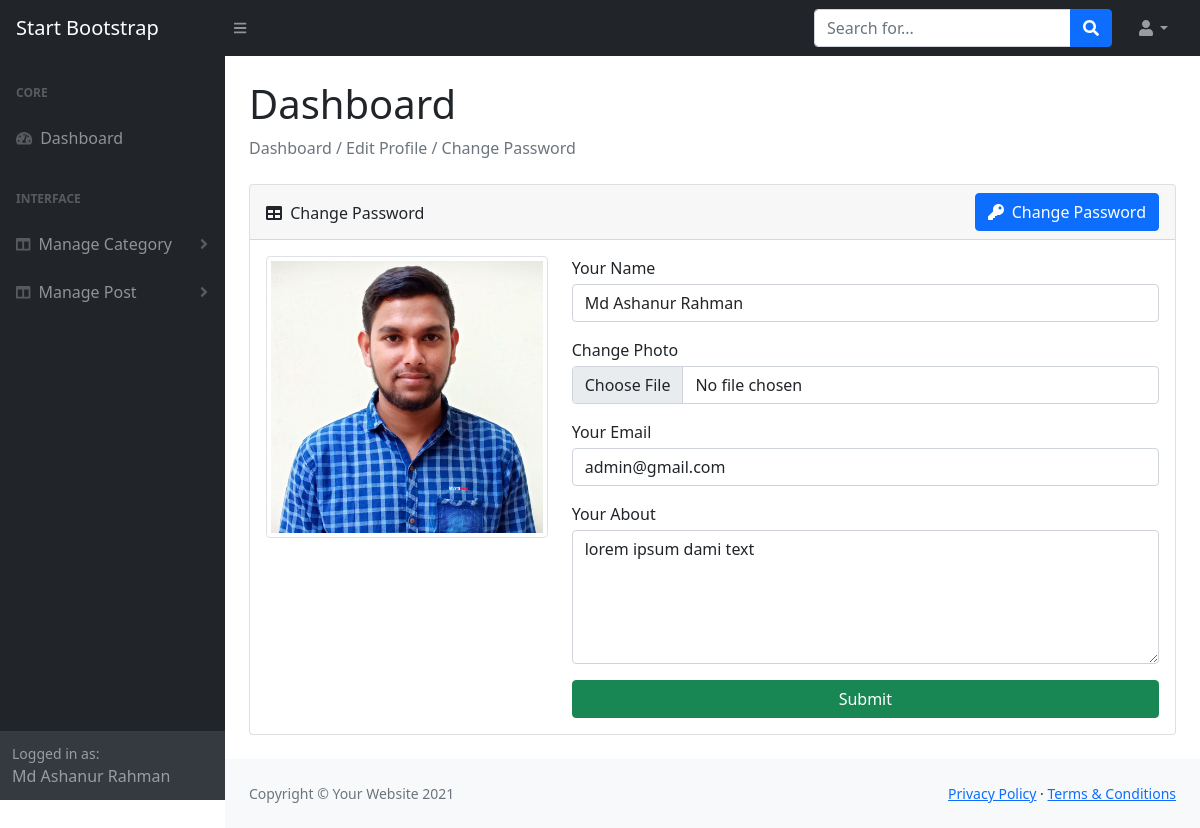
The app's page /oop/blog/admin/edit_profile.php (signed in) with its own data.
### tables this page shows
CREATE TABLE `user` (
  `user_id` int(11) NOT NULL,
  `user_name` varchar(70) NOT NULL,
  `user_email` varchar(50) NOT NULL,
  `user_password` varchar(255) NOT NULL,
  `user_about` longtext NOT NULL,
  `user_photo` varchar(80) NOT NULL,
  `created_at` datetime NOT NULL DEFAULT current_timestamp()
);

### oop/blog/admin/main.php (called while the page is built, shortened)
<?php
class Main{
    protected $host = 'localhost';
    protected $user = 'root';
    protected $pass = '';
    protected $db = 'blog';
    protected $con;
    public function __construct(){
        $this->con = new mysqli($this->host,$this->user,$this->pass,$this->db);
    }
    public function profile_retrive($id){
        $this->sql = "SELECT * FROM `user` WHERE user_id  = '$id'";
        $this->result = $this->con->query($this->sql);
        if($this->result == true){
            return $this->result;
        }else{
            return false;
        }
    }
}
?>

### oop/blog/admin/edit_profile.php (the view, shortened to what this page needs)
<?php
    include 'header.php';
    $id = $_SESSION['id'];
    $profile_data = $obj->profile_retrive($id);
    if($profile_data->num_rows>0){
        while($row = $profile_data->fetch_object()){
            $name = $row->user_name;
            $photo = $row->user_photo;
            $email = $row->user_email;
            $about = $row->user_about;
        }
    }
?>
    <div id="layoutSidenav_content">
        <main>
            <div class="container-fluid px-4">
                <h1 class="mt-4">Dashboard</h1>
                <ol class="breadcrumb mb-4">
                    <li class="breadcrumb-item active">Dashboard / Edit Profile / Change Password</li>
                </ol>
                <div class="card mb-4">
                    <div class="card-header d-flex justify-content-between">
                        <div class="mt-2">
                            <i class="fas fa-table me-1"></i>
                            Change Password
                        </div>
                        <div>
                            <a href="change_pass.php" class="btn btn-primary"><i class="fas fa-key me-1"></i> Change Password</a>
                        </div>
                    </div>
                    <div class="card-body">
                        <form action="update_profile.php" method="POST" id="profile" enctype="multipart/form-data">
                        <div class="row">
                            <div id="test-img" class="col-md-4 text-center">
                                <?php
                                if(!empty($photo)){
                                    ?>
                                        <img class="img-fluid img-thumbnail" src="<?php echo 'uploads/'.$photo; ?>" alt="">
                                    <?php
                                }else{
                                    ?>
                                    <img class="img-fluid img-thumbnail" src="img/profile.jpg" alt="">
                                    <?php
                                } ?>
                            </div>
                            <div class="col-md-8">
                                <label for="name">Your Name</label>
                                <input type="text" class="form-control mb-3 mt-1" name="name" value="<?php echo $name;?>" placeholder="Enter Name" required data-parsley-error-message="Enter Your Valid Name" required data-parsley-pattern="[a-zA-Z ]+$" data-parsley-trigger="keyup">
                                <label for="name">Change Photo</label>
                                <input type="file" id="file-img" class="file-control form-control mb-3 mt-1" name="file" placeholder="Enter Name">
                                <label for="email">Your Email</label>
                                <input type="email" class="form-control mb-3 mt-1" name="email" value="<?php echo $email;?>" placeholder="Enter Name" data-parsley-error-message="Enter Valid Email" required data-parsley-type="email" data-parsley-trigger="keyup" >
                                <label for="name">Your About</label>
                                <textarea  name="about" class="form-control mb-3 mt-1" id="" cols="10" rows="5"><?php if(!empty($about)){echo $about;} ?></textarea>
                                <input type="submit" name="submit" class="btn btn-success d-block w-100">
                            </div>
                        </div>
                        </form>
                    </div>
                </div>
            </div>
        </main>
        <footer class="py-4 bg-light mt-auto">
            <div class="container-fluid px-4">
                <div class="d-flex align-items-center justify-content-between small">
                    <div class="text-muted">Copyright &copy; Your Website 2021</div>
                    <div>
                        <a href="#">Privacy Policy</a>
                        &middot;
                        <a href="#">Terms &amp; Conditions</a>
                    </div>
                </div>
            </div>
        </footer>
    </div>
<?php
    include 'footer.php';
?>

### records on screen
user: user_photo (picture), name "Md Ashanur Rahman", email "admin@gmail.com", about "lorem ipsum dami text"

### other values on screen
$_SESSION['name'] "Md Ashanur Rahman"
